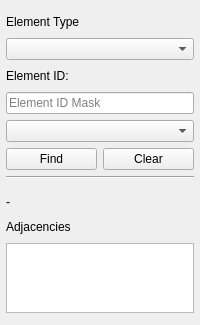
<?xml version="1.0" encoding="UTF-8"?>
<ui version="4.0">
 <class>gsDockWidget</class>
 <widget class="QgsDockWidget" name="gsDockWidget">
  <property name="geometry">
   <rect>
    <x>0</x>
    <y>0</y>
    <width>200</width>
    <height>325</height>
   </rect>
  </property>
  <property name="sizePolicy">
   <sizepolicy hsizetype="Minimum" vsizetype="Minimum">
    <horstretch>0</horstretch>
    <verstretch>0</verstretch>
   </sizepolicy>
  </property>
  <property name="minimumSize">
   <size>
    <width>200</width>
    <height>325</height>
   </size>
  </property>
  <property name="maximumSize">
   <size>
    <width>524287</width>
    <height>325</height>
   </size>
  </property>
  <property name="windowTitle">
   <string>Find Elements by ID</string>
  </property>
  <widget class="QWidget" name="dockWidgetContents">
   <layout class="QVBoxLayout" name="verticalLayout">
    <property name="spacing">
     <number>6</number>
    </property>
    <property name="leftMargin">
     <number>6</number>
    </property>
    <property name="topMargin">
     <number>12</number>
    </property>
    <property name="rightMargin">
     <number>6</number>
    </property>
    <property name="bottomMargin">
     <number>12</number>
    </property>
    <item>
     <widget class="QLabel" name="label_3">
      <property name="text">
       <string>Element Type</string>
      </property>
     </widget>
    </item>
    <item>
     <widget class="QComboBox" name="cbElementType">
      <property name="sizePolicy">
       <sizepolicy hsizetype="Expanding" vsizetype="Fixed">
        <horstretch>0</horstretch>
        <verstretch>0</verstretch>
       </sizepolicy>
      </property>
     </widget>
    </item>
    <item>
     <widget class="QLabel" name="label_4">
      <property name="text">
       <string>Element ID:</string>
      </property>
     </widget>
    </item>
    <item>
     <widget class="QLineEdit" name="leElementMask">
      <property name="sizePolicy">
       <sizepolicy hsizetype="Expanding" vsizetype="Fixed">
        <horstretch>0</horstretch>
        <verstretch>0</verstretch>
       </sizepolicy>
      </property>
      <property name="placeholderText">
       <string>Element ID Mask</string>
      </property>
     </widget>
    </item>
    <item>
     <widget class="QComboBox" name="cbElementId">
      <property name="sizePolicy">
       <sizepolicy hsizetype="Expanding" vsizetype="Fixed">
        <horstretch>0</horstretch>
        <verstretch>0</verstretch>
       </sizepolicy>
      </property>
      <property name="placeholderText">
       <string/>
      </property>
     </widget>
    </item>
    <item>
     <layout class="QHBoxLayout" name="horizontalLayout">
      <item>
       <widget class="QPushButton" name="btFind">
        <property name="sizePolicy">
         <sizepolicy hsizetype="Minimum" vsizetype="Fixed">
          <horstretch>0</horstretch>
          <verstretch>0</verstretch>
         </sizepolicy>
        </property>
        <property name="text">
         <string>Find</string>
        </property>
       </widget>
      </item>
      <item>
       <widget class="QPushButton" name="btClear">
        <property name="text">
         <string>Clear</string>
        </property>
       </widget>
      </item>
     </layout>
    </item>
    <item>
     <widget class="Line" name="line">
      <property name="orientation">
       <enum>Qt::Horizontal</enum>
      </property>
     </widget>
    </item>
    <item>
     <widget class="QLabel" name="label">
      <property name="sizePolicy">
       <sizepolicy hsizetype="Preferred" vsizetype="Fixed">
        <horstretch>0</horstretch>
        <verstretch>0</verstretch>
       </sizepolicy>
      </property>
      <property name="maximumSize">
       <size>
        <width>16777215</width>
        <height>1</height>
       </size>
      </property>
      <property name="text">
       <string/>
      </property>
     </widget>
    </item>
    <item>
     <widget class="QLabel" name="labelFoundElement">
      <property name="text">
       <string>-</string>
      </property>
     </widget>
    </item>
    <item>
     <widget class="QLabel" name="labelAdjacentNodeLinks">
      <property name="text">
       <string>Adjacencies</string>
      </property>
     </widget>
    </item>
    <item>
     <widget class="QListWidget" name="listWidget">
      <property name="sizePolicy">
       <sizepolicy hsizetype="Expanding" vsizetype="Expanding">
        <horstretch>0</horstretch>
        <verstretch>0</verstretch>
       </sizepolicy>
      </property>
      <property name="minimumSize">
       <size>
        <width>0</width>
        <height>60</height>
       </size>
      </property>
      <property name="maximumSize">
       <size>
        <width>16777215</width>
        <height>70</height>
       </size>
      </property>
      <property name="font">
       <font>
        <family>MS Shell Dlg 2</family>
        <pointsize>8</pointsize>
       </font>
      </property>
     </widget>
    </item>
   </layout>
  </widget>
 </widget>
 <customwidgets>
  <customwidget>
   <class>QgsDockWidget</class>
   <extends>QDockWidget</extends>
   <header>qgsdockwidget.h</header>
   <container>1</container>
  </customwidget>
 </customwidgets>
 <resources/>
 <connections/>
</ui>
